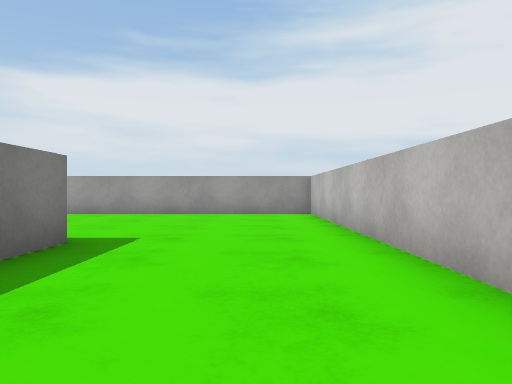
view 1 (above)

24 first-person views from a walk through a 3-D level made in the Unity game engine. The camera is 0.58 m above the floor, looks level and sees 70° across. The floor is counted in squares, 1 m on a side. Each view is taken from the middle of a square. On the plan, view 1 faces up. The plan holds only what a view shows up to about 10 squares ahead; the rest is blank. The place goes on beyond the plan. Surface patterns are stand-ins for the level's own textures.

view 2
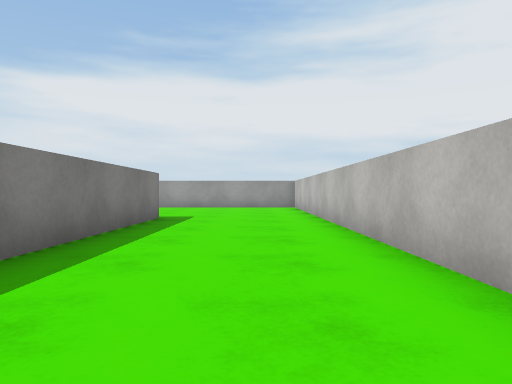

view 3
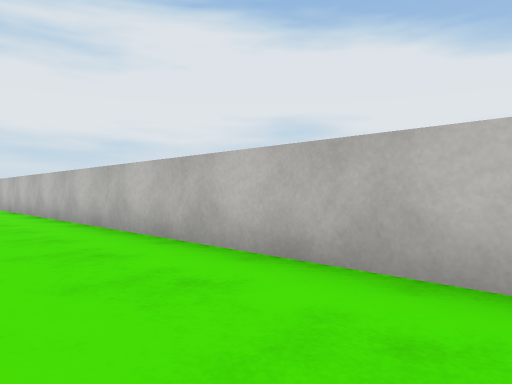

view 4
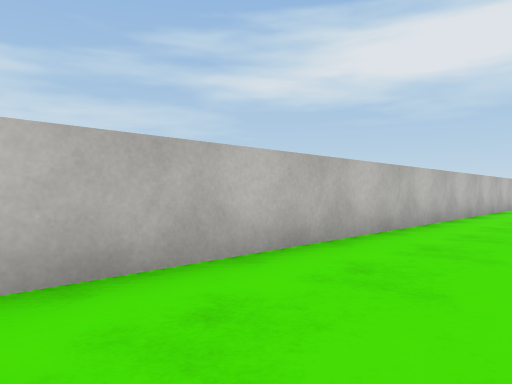

view 5
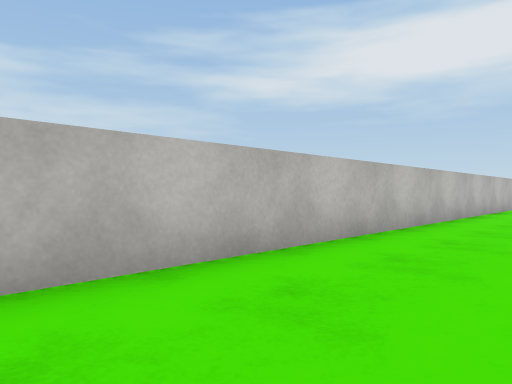

view 6
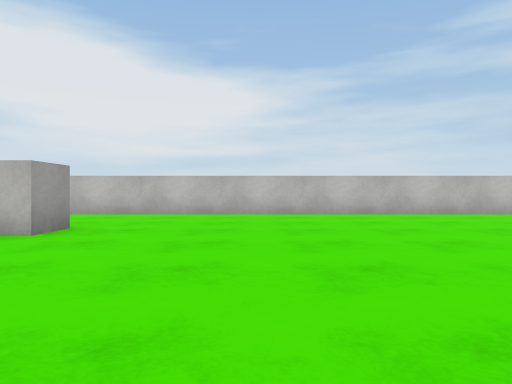

view 7
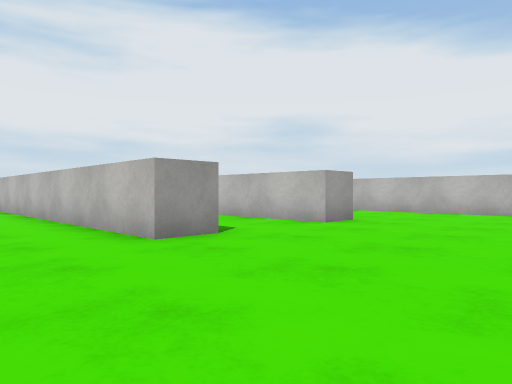

view 8
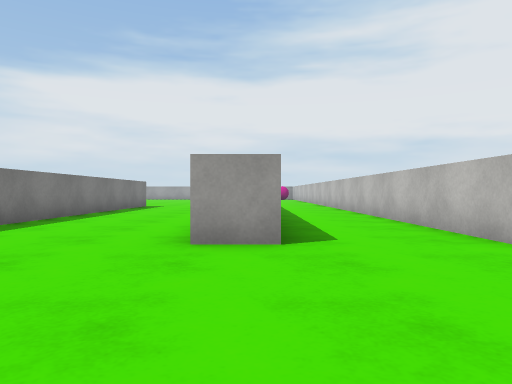

view 9
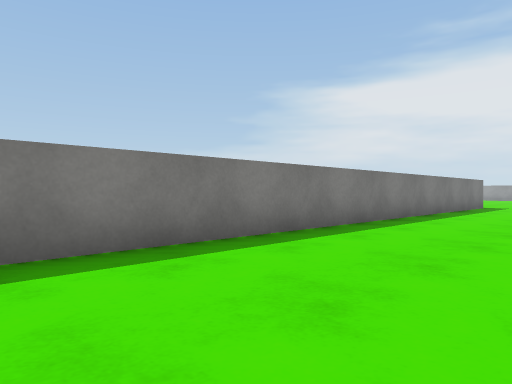

view 10
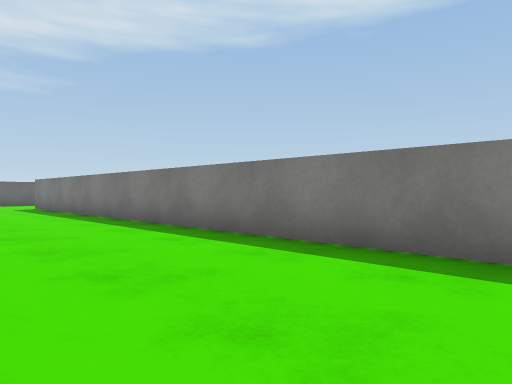

view 11
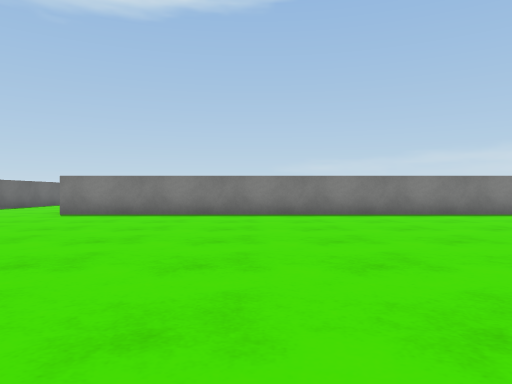

view 12
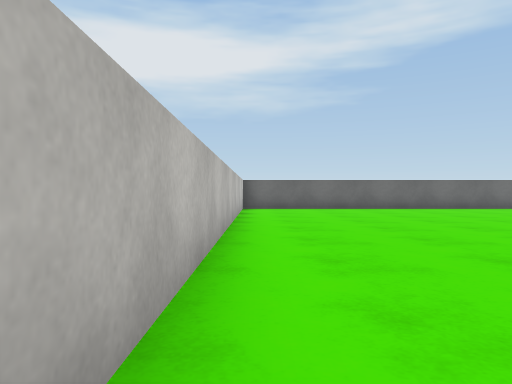

view 13
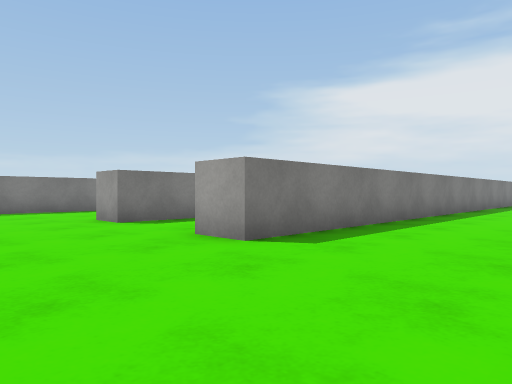

view 14
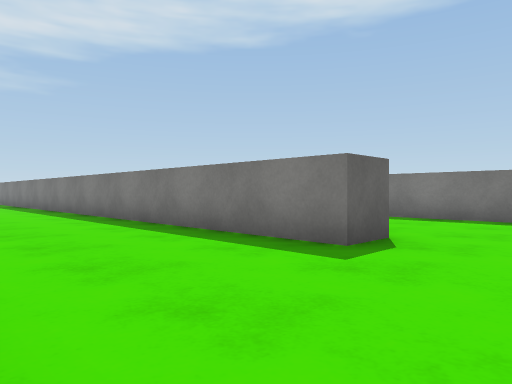

view 15
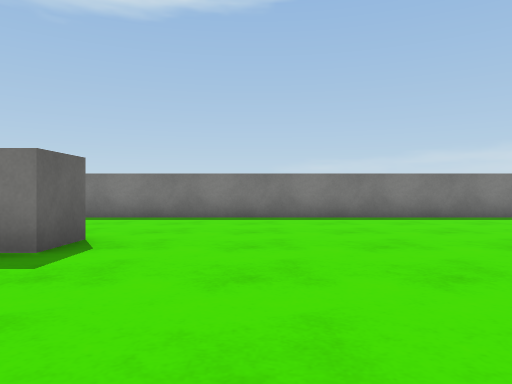

view 16
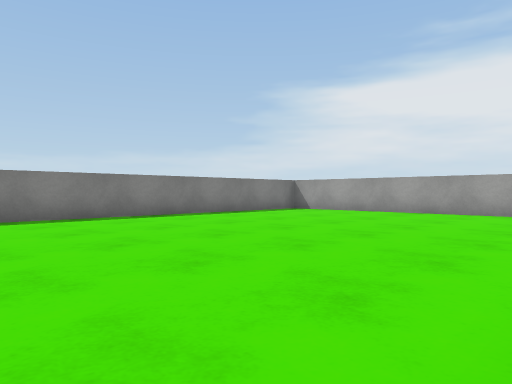

view 17
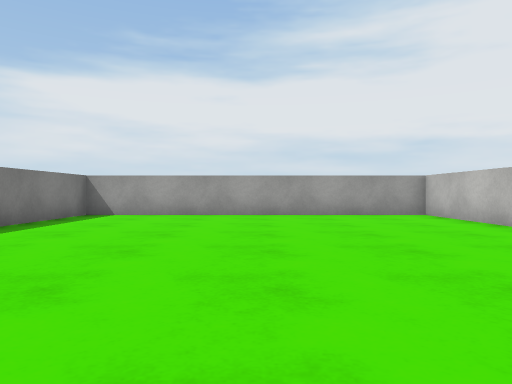

view 18
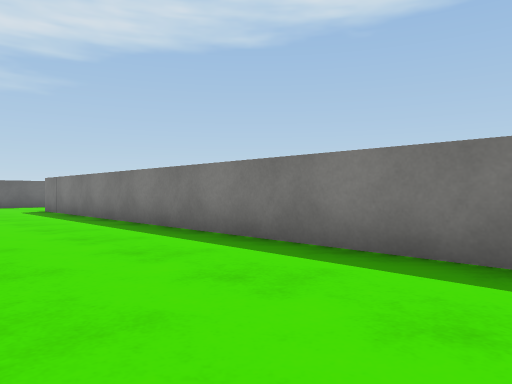

view 19
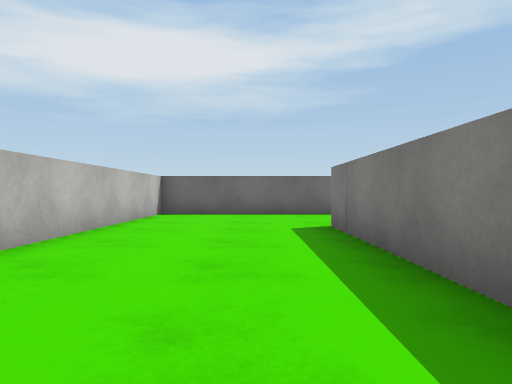

view 20
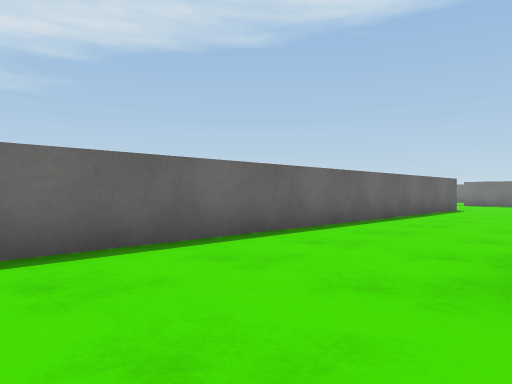

view 21
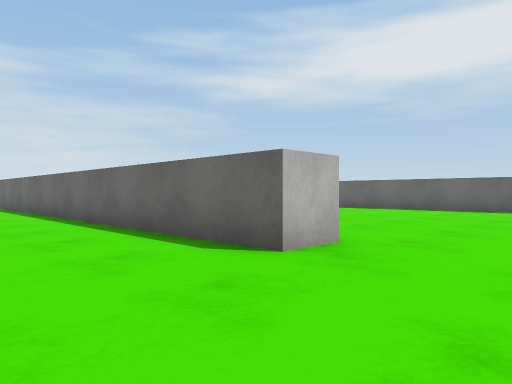

view 22
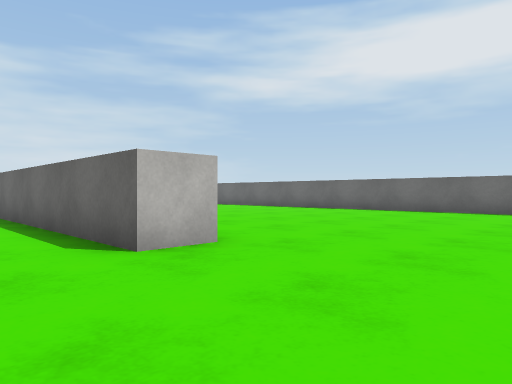

view 23
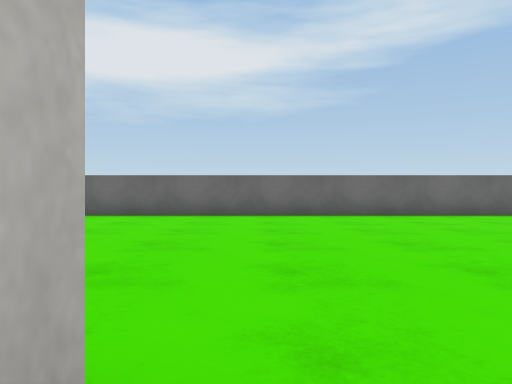

view 24
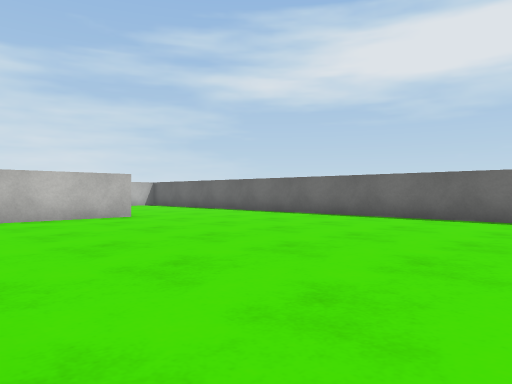

### Floor plan
Points are (right, up) in squares from view 1. A wall is a line through its corners. A room is listed if a view was taken in it or the views show most of it. See-through windows are left out.
Room 1 (views 1, 2, 3, 4, 5, 6, 7, 8, 9, 10, 11, 12, 13, 14, 15, 16, 17, 18, 19, 20)
walls: (-11.5, -10.1) (-10.5, -10.1) (-10.5, -34.5); (-2.2, -13) (-2.2, -21) (-3.2, -21) (-3.2, -15); (-5.7, -19.1) (-5.7, -21) (-6.7, -21) (-6.7, -13.1); (-6.7, 0.1) (-6.7, 3.2) (-15.3, 3.2) (-15.3, -21.2); (-2.2, 4.2) (-2.2, -1); (-25.7, -24.7) (-11.5, -24.7) (-11.5, -18.5); (1.5, -34.4) (1.5, 9.7) (-5, 9.7)
ways out: opening at (-25.7, -23) to room 2
Room 2 (views 21, 22, 23, 24)
walls: (-17.9, -30) (-17.9, -27.4); (-25.7, -25.8) (-25.7, -24.7); (-30.5, -34.2) (-20, -34.2)
ways out: opening at (-25.7, -23) to room 1

Positions as (right, up) in squares from view 1, and headings:
1: (0, 0), facing up
2: (0, -4), facing up
3: (-1, -10), facing up-right
4: (-1, -7), facing down-right
5: (-1, -12), facing down-right
6: (-8, -24), facing right
7: (-9, -25), facing up-right
8: (-6, -25), facing up
9: (-7, -25), facing up-left
10: (-7, -21), facing down-left
11: (-1, -30), facing left
12: (1, -26), facing down
13: (1, -24), facing up-left
14: (-7, -8), facing down-left
15: (-7, -8), facing left
16: (-7, -7), facing up-left
17: (-11, -6), facing up
18: (-12, -9), facing down-left
19: (-14, -15), facing down
20: (-13, -21), facing down-left
21: (-28, -22), facing down-right
22: (-29, -23), facing down-right
23: (-26, -25), facing down
24: (-26, -26), facing down-right
